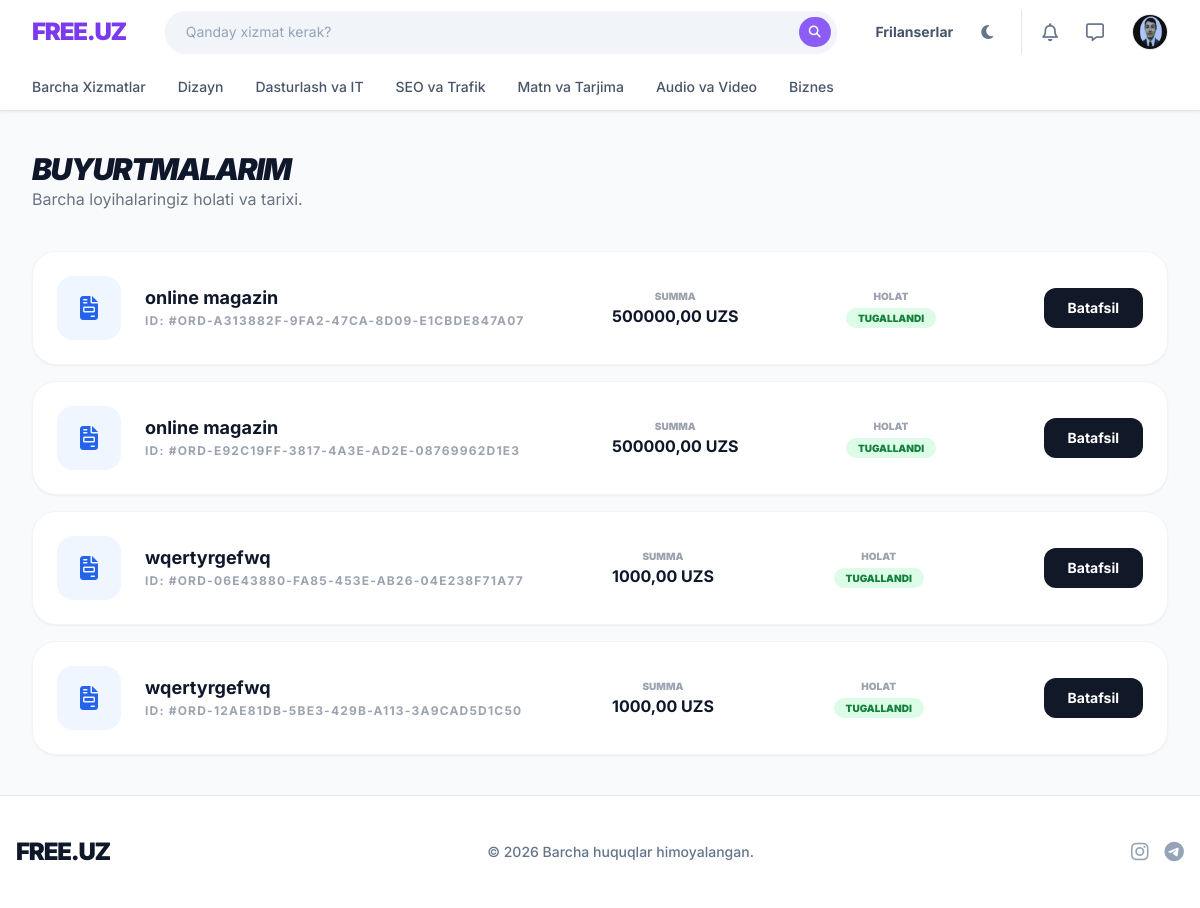
/orders/?status=completed (signed in), run on the app's committed database.
### Client/models.py (models this page shows, shortened)
class User(AbstractUser):
    ROLE_CLIENT    = 'client'
    ROLE_DEVELOPER = 'developer'
    ROLE_ADMIN     = 'admin'
    ROLE_CHOICES   = [
        (ROLE_CLIENT,    'Mijoz'),
        (ROLE_DEVELOPER, 'Dasturchi'),
        (ROLE_ADMIN,     'Admin'),
    ]
    email         = models.EmailField(unique=True, verbose_name='Email')
    role          = models.CharField(max_length=20, choices=ROLE_CHOICES, default=ROLE_CLIENT)
    avatar        = models.ImageField(upload_to='avatars/', blank=True, null=True)
    phone         = models.CharField(max_length=20, blank=True, null=True)
    company       = models.CharField(max_length=200, blank=True, null=True)
    bio           = models.TextField(max_length=1000, blank=True, null=True)
    portfolio_url = models.URLField(blank=True, null=True)
    skills        = models.JSONField(default=list, blank=True, null=True)
    contact_public = models.BooleanField(default=True)
    is_verified   = models.BooleanField(default=False)
    is_blocked    = models.BooleanField(default=False)
    block_reason  = models.TextField(blank=True, null=True)
    created_at    = models.DateTimeField(auto_now_add=True)
    updated_at    = models.DateTimeField(auto_now=True)
    USERNAME_FIELD  = 'email'
    REQUIRED_FIELDS = ['username', 'first_name', 'last_name']
    class Meta:
        verbose_name = 'Foydalanuvchi'
        verbose_name_plural = 'Foydalanuvchilar'
    @property
    def is_client(self):    return self.role == self.ROLE_CLIENT
    @property
    def is_developer(self): return self.role == self.ROLE_DEVELOPER

class Order(models.Model):
    STATUS_PENDING   = 'pending'
    STATUS_ACTIVE    = 'active'
    STATUS_DELIVERED = 'delivered'
    STATUS_COMPLETED = 'completed'
    STATUS_REVISION  = 'revision'
    STATUS_DISPUTE   = 'dispute'
    STATUS_CANCELLED = 'cancelled'
    STATUS_REFUNDED  = 'refunded'
    STATUS_CHOICES = [
        (STATUS_PENDING,   'Kutilmoqda'),
        (STATUS_ACTIVE,    'Faol'),
        (STATUS_DELIVERED, 'Topshirildi'),
        (STATUS_COMPLETED, 'Tugallandi'),
        (STATUS_REVISION,  'Tuzatish'),
        (STATUS_DISPUTE,   'Nizoli'),
        (STATUS_CANCELLED, 'Bekor qilindi'),
        (STATUS_REFUNDED,  'Qaytarildi'),
    ]
    id           = models.UUIDField(primary_key=True, default=uuid.uuid4, editable=False)
    client       = models.ForeignKey(User, on_delete=models.CASCADE, related_name='client_orders')
    developer    = models.ForeignKey(User, on_delete=models.CASCADE, related_name='developer_orders')
    service      = models.ForeignKey(Service, on_delete=models.PROTECT, related_name='orders')
    status       = models.CharField(max_length=20, choices=STATUS_CHOICES, default=STATUS_PENDING)
    requirements = models.TextField(max_length=3000, blank=True, null=True)
    price        = models.DecimalField(max_digits=12, decimal_places=2)
    deadline     = models.DateField(blank=True, null=True)
    accepted_at  = models.DateTimeField(blank=True, null=True)
    delivered_at = models.DateTimeField(blank=True, null=True)
    completed_at = models.DateTimeField(blank=True, null=True)
    cancelled_at = models.DateTimeField(blank=True, null=True)
    cancel_reason  = models.TextField(blank=True, null=True)
    revision_reason = models.TextField(blank=True, null=True)
    dispute_reason  = models.TextField(blank=True, null=True)
    created_at   = models.DateTimeField(auto_now_add=True)
    updated_at   = models.DateTimeField(auto_now=True)
    class Meta:
        verbose_name = 'Buyurtma'
        verbose_name_plural = 'Buyurtmalar'
        ordering = ['-created_at']

class Service(models.Model):
    developer    = models.ForeignKey(User, on_delete=models.CASCADE, related_name='services')
    category     = models.ForeignKey(Category, on_delete=models.SET_NULL, null=True, blank=True, related_name='services')
    title        = models.CharField(max_length=200)
    description  = models.TextField(max_length=3000)
    price        = models.DecimalField(max_digits=12, decimal_places=2, validators=[MinValueValidator(1000)])
    duration_days = models.PositiveIntegerField(default=7)
    is_active    = models.BooleanField(default=True)
    views_count  = models.PositiveIntegerField(default=0)
    orders_count = models.PositiveIntegerField(default=0)
    created_at   = models.DateTimeField(auto_now_add=True)
    updated_at   = models.DateTimeField(auto_now=True)
    class Meta:
        verbose_name = 'Xizmat'
        verbose_name_plural = 'Xizmatlar'
        ordering = ['-created_at']

### Client/views.py (the view)
# urls.py: path('orders/',                           views.OrderListView.as_view(),        name='order_list'),
class OrderListView(View):
    def get(self, request):
        if not request.user.is_authenticated:
            return redirect('client:login')
        user   = request.user
        status = request.GET.get('status')
        if user.is_client:
            qs = Order.objects.filter(client=user)
        elif user.is_developer:
            qs = Order.objects.filter(developer=user)
        else:
            qs = Order.objects.all()
        if status:
            qs = qs.filter(status=status)
        qs = qs.order_by('-created_at').select_related('service', 'client', 'developer')
        return render(request, 'orders/list.html', {'orders': qs, 'status_filter': status})

### templates/orders/list.html (shortened to what this page needs)
{% extends 'base.html' %}
{% block content %}
<div class="py-10">
    <div class="flex justify-between items-end mb-10">
        <div>
            <h1 class="text-3xl font-black uppercase italic tracking-tighter">Buyurtmalarim</h1>
            <p class="text-gray-500 dark:text-gray-400">Barcha loyihalaringiz holati va tarixi.</p>
        </div>
    </div>
    <div class="grid grid-cols-1 gap-4">
        {% for order in orders %}
        <div class="bg-white dark:bg-gray-800 rounded-3xl p-6 border border-gray-100 dark:border-gray-700 shadow-sm flex flex-col md:flex-row items-center justify-between gap-6 hover:border-blue-300 transition">
            <div class="flex items-center gap-6 w-full md:w-1/2">
                <div class="w-16 h-16 bg-blue-50 dark:bg-gray-700 rounded-2xl flex items-center justify-center text-blue-600 text-2xl font-bold">
                    <i class="fa-solid fa-file-invoice"></i>
                </div>
                <div>
                    <h3 class="font-bold text-lg leading-tight">{{ order.service.title|default:"Maxsus buyurtma" }}</h3>
                    <p class="text-xs text-gray-400 mt-1 uppercase font-bold tracking-widest">ID: #ORD-{{ order.id }}</p>
                </div>
            </div>
            <div class="flex items-center justify-between w-full md:w-1/2 gap-4">
                <div class="text-center">
                    <p class="text-[10px] text-gray-400 uppercase font-black">Summa</p>
                    <p class="font-bold">{{ order.price }} UZS</p>
                </div>
                <div class="text-center">
                    <p class="text-[10px] text-gray-400 uppercase font-black">Holat</p>
                    <span class="text-[10px] px-3 py-1 rounded-full font-black uppercase
                        {% if order.status == 'completed' %}bg-green-100 text-green-700
                        {% elif order.status == 'pending' %}bg-amber-100 text-amber-700
                        {% else %}bg-blue-100 text-blue-700{% endif %}">
                        {{ order.get_status_display }}
                    </span>
                </div>
                <a href="{% url 'client:order_detail' order.pk %}" class="bg-gray-900 dark:bg-gray-700 text-white px-6 py-2.5 rounded-xl font-bold text-sm hover:opacity-80 transition">
                    Batafsil
                </a>
            </div>
        </div>
        {% endfor %}
    </div>
</div>
{% endblock %}

### templates/base.html (shortened to what this page needs)
{% load static %}
<!DOCTYPE html>
<html lang="uz" class="light">
<head>
    <script src="https://cdn.tailwindcss.com"></script>
    <link rel="stylesheet" href="https://cdnjs.cloudflare.com/ajax/libs/font-awesome/6.4.0/css/all.min.css">
</head>
<body class="bg-slate-50 dark:bg-darkbg text-slate-900 dark:text-slate-200 transition-colors duration-300 flex flex-col min-h-screen">
    <header class="bg-white dark:bg-darkcard border-b border-slate-200 dark:border-slate-800 sticky top-0 z-50 shadow-sm">
        <div class="max-w-7xl mx-auto px-4 sm:px-6 lg:px-8">
            <div class="flex justify-between h-16 items-center gap-4">
                <a href="/" class="text-2xl font-[900] text-primary-600 dark:text-primary-400 tracking-tighter flex-shrink-0">FREE.UZ</a>
                <div class="flex-1 max-w-2xl hidden md:block">
                    <form action="{% url 'client:service_list' %}" method="get" class="relative group">
                        <input type="text" name="q" placeholder="Qanday xizmat kerak?"
                               class="w-full bg-slate-100 dark:bg-black/50 border border-transparent dark:border-slate-700/50 text-sm rounded-full pl-5 pr-12 py-2.5 outline-none focus:border-primary-500 focus:bg-white dark:focus:bg-black transition-all shadow-sm placeholder-slate-400 dark:placeholder-slate-500">
                        <button type="submit" class="absolute right-1.5 top-1.5 bottom-1.5 w-8 flex items-center justify-center bg-primary-500 hover:bg-primary-600 text-white rounded-full transition-colors">
                            <i class="fa-solid fa-search text-xs"></i>
                        </button>
                    </form>
                </div>
                <div class="flex items-center gap-3 md:gap-5 flex-shrink-0">
                    <a href="{% url 'client:developer_list' %}" class="hidden lg:block text-slate-600 dark:text-slate-300 hover:text-primary-600 dark:hover:text-primary-400 text-sm font-bold transition-colors">Frilanserlar</a>
                    <button id="theme-toggle" class="p-2 text-slate-500 hover:bg-slate-100 dark:hover:bg-slate-800 rounded-full transition-colors">
                        <i id="theme-toggle-dark-icon" class="hidden fa-solid fa-moon"></i>
                    </button>
                    {% if user.is_authenticated %}
                        <div class="flex items-center gap-3 border-l pl-3 border-slate-200 dark:border-slate-700">
                            <a href="{% url 'client:notifications' %}" class="p-2 text-slate-500 hover:text-primary-500 relative transition-colors">
                                <i class="fa-regular fa-bell text-lg"></i>
                            </a>
                            <a href="{% url 'client:chat_list' %}" class="p-2 text-slate-500 hover:text-primary-500 relative transition-colors hidden sm:block">
                                <i class="fa-regular fa-message text-lg"></i>
                            </a>
                            <div class="relative group ml-2">
                                <a href="{% url 'client:profile_detail' user.username %}" class="flex items-center gap-2 cursor-pointer">
                                    {% if user.avatar %}
                                        <img src="{{ user.avatar.url }}" class="w-9 h-9 rounded-full object-cover border border-slate-200 dark:border-slate-700">
                                    {% else %}
                                        <div class="w-9 h-9 rounded-full bg-primary-100 dark:bg-primary-900/30 text-primary-600 dark:text-primary-400 flex items-center justify-center font-bold text-sm border border-primary-200 dark:border-primary-800">
                                            {{ user.username|first|upper }}
                                        </div>
                                    {% endif %}
                                </a>
                            </div>
                        </div>
                    {% endif %}
                </div>
            </div>
        </div>
        <div class="border-t border-slate-100 dark:border-slate-800/50 hidden md:block border-b border-transparent shadow-[0_4px_6px_-1px_rgba(0,0,0,0.02)]">
            <div class="max-w-7xl mx-auto px-4 sm:px-6 lg:px-8">
                <ul class="flex space-x-8 overflow-x-auto py-3 text-sm font-medium text-slate-600 dark:text-slate-400">
                    <li><a href="{% url 'client:service_list' %}" class="hover:text-primary-600 dark:hover:text-primary-400 whitespace-nowrap transition-colors">Barcha Xizmatlar</a></li>
                    <li><a href="{% url 'client:service_list' %}?category=dizayn" class="hover:text-primary-600 dark:hover:text-primary-400 whitespace-nowrap transition-colors">Dizayn</a></li>
                    <li><a href="{% url 'client:service_list' %}?category=dasturlash" class="hover:text-primary-600 dark:hover:text-primary-400 whitespace-nowrap transition-colors">Dasturlash va IT</a></li>
                    <li><a href="{% url 'client:service_list' %}?category=seo" class="hover:text-primary-600 dark:hover:text-primary-400 whitespace-nowrap transition-colors">SEO va Trafik</a></li>
                    <li><a href="{% url 'client:service_list' %}?category=matn" class="hover:text-primary-600 dark:hover:text-primary-400 whitespace-nowrap transition-colors">Matn va Tarjima</a></li>
                    <li><a href="{% url 'client:service_list' %}?category=audio" class="hover:text-primary-600 dark:hover:text-primary-400 whitespace-nowrap transition-colors">Audio va Video</a></li>
                    <li><a href="{% url 'client:service_list' %}?category=biznes" class="hover:text-primary-600 dark:hover:text-primary-400 whitespace-nowrap transition-colors">Biznes</a></li>
                </ul>
            </div>
        </div>
    </header>
    <main class="flex-1 max-w-7xl mx-auto w-full px-4 sm:px-6 lg:px-8">
        {% block content %}{% endblock %}
    </main>
    <footer class="bg-white dark:bg-darkcard border-t border-slate-200 dark:border-slate-800 py-10 mt-auto">
        <div class="max-w-7xl mx-auto px-4 flex flex-col md:flex-row items-center justify-between gap-4">
            <div class="text-2xl font-[900] text-slate-900 dark:text-white tracking-tighter">FREE.UZ</div>
            <p class="text-slate-500 dark:text-slate-400 text-sm font-medium">© 2026 Barcha huquqlar himoyalangan.</p>
            <div class="flex items-center gap-4 text-slate-400">
                <a href="#" class="hover:text-primary-500 transition-colors"><i class="fa-brands fa-instagram text-xl"></i></a>
                <a href="#" class="hover:text-primary-500 transition-colors"><i class="fa-brands fa-telegram text-xl"></i></a>
            </div>
        </div>
    </footer>
</body>
</html>

### templates/base.html (style rules this page uses)
body { font-family: 'Inter', sans-serif; -webkit-font-smoothing: antialiased; }

### data on the page
User: avatar (picture)
Order: service "online magazin", id "A313882F-9FA2-47CA-8D09-E1CBDE847A07", price "500000,00", status "TUGALLANDI"
Order: service "online magazin", id "E92C19FF-3817-4A3E-AD2E-08769962D1E3", price "500000,00", status "TUGALLANDI"
Order: service "wqertyrgefwq", id "06E43880-FA85-453E-AB26-04E238F71A77", price "1000,00", status "TUGALLANDI"
Order: service "wqertyrgefwq", id "12AE81DB-5BE3-429B-A113-3A9CAD5D1C50", price "1000,00", status "TUGALLANDI"
